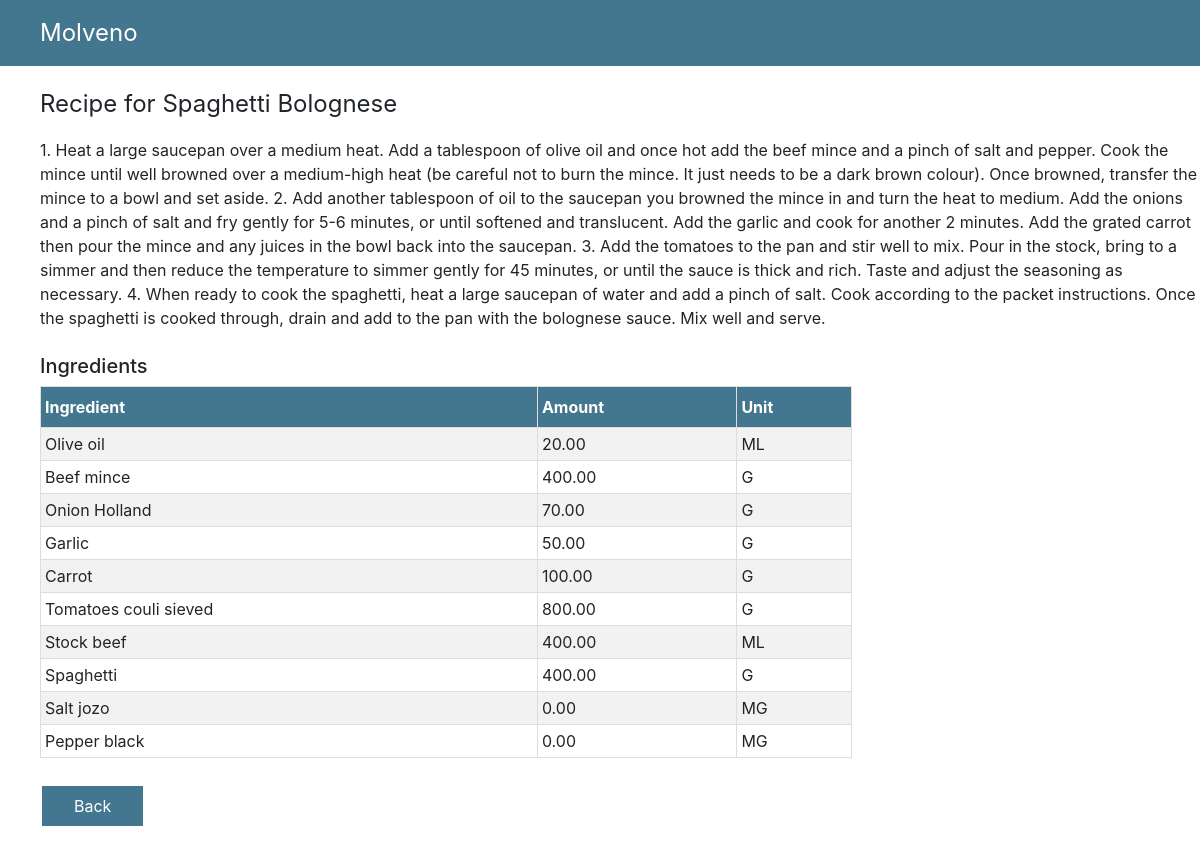
The app's page /orders/orders/recipe/2/ with its own data.
### restaurant/models.py (models this page shows, shortened)
class MenuItem(models.Model):
    name = models.CharField(max_length=128)
    description = models.CharField(max_length=2000, blank = True)
    menu_item_type = models.ForeignKey('MenuItemType',
                                       on_delete=models.PROTECT)
    course_type = models.ForeignKey('CourseType',
                                    on_delete=models.PROTECT)
    recipe = models.TextField(blank = True)
    def _get_uplift(self):
        if self.course_type.course_type == 'Drink':
            value = 1.90
        else:
            value = 1.65
        return value
    uplift = property(_get_uplift)
    def _get_suggested_selling_price(self):
        r = 0
        allingredients = Ingredient.objects.filter(
            menu_item__in=MenuItem.objects.filter(name=self.name))
        for item in allingredients:
            if item.unit == 'KG' or item.unit == 'L' or item.unit == 'PCS':
                r += ((item.ingredient.price / item.ingredient.container_amount) * item.amount)
            if item.unit == 'G' or item.unit == 'ML':
                r += ((item.ingredient.price / item.ingredient.container_amount) * item.amount/1000)
            else:
                r += ((item.ingredient.price / item.ingredient.container_amount) * item.amount/1000000)
        return round(Decimal((float(r)*self.uplift)), 2)
    suggested_selling_price = property(_get_suggested_selling_price)

class Ingredient(models.Model):
    menu_item = models.ForeignKey(MenuItem, on_delete=models.CASCADE)
    ingredient = models.ForeignKey(Inventory, on_delete=models.PROTECT)
    UNIT_CHOICES = (
        ('MG', 'Milligram'),
        ('G', 'Gram'),
        ('KG', 'Kilogram'),
        ('ML', 'Milliliter'),
        ('L', 'Liter'),
        ('PCS', 'Pieces'),
    )
    unit = models.CharField(
        max_length=200,
        choices=UNIT_CHOICES,
        default='G'
    )
    amount = models.DecimalField(max_digits=5, decimal_places=2)

class Inventory(models.Model):
    description = models.CharField(max_length=200)
    brand = models.CharField(max_length=200)
    supplier = models.ForeignKey("Supplier", on_delete=models.PROTECT)
    article_number = models.IntegerField(default=0)
    UNIT_CHOICES = (
        ('KG', 'Kilogram'),
        ('PCS', 'Pieces'),
        ('LTR', 'Liter'),
    )
    unit = models.CharField(
        max_length=200,
        choices=UNIT_CHOICES,
        default='KG'
    )
    container_amount = models.DecimalField(
        max_digits=5, decimal_places=2
    )
    price = models.DecimalField(
        max_digits=5, decimal_places=2
    )
    minimum_quantity = models.DecimalField(
        default=0, max_digits=5, decimal_places=2
    )
    current_stock = models.DecimalField(
        default=0, max_digits=5, decimal_places=2
    )
    order_quantity = models.IntegerField(default=0)
    def _get_unit_price(self):
        if self.price and self.container_amount:
            return round((self.price / self.container_amount), 2)
    unit_price = property(_get_unit_price)
    def _get_stock_value(self):
        if self.current_stock and self.price and self.container_amount:
            return round((self.current_stock * (self.price / self.container_amount)), 2)
    stock_value = property(_get_stock_value)
    class Meta:
        verbose_name = "Inventory Item"
        verbose_name_plural = "Inventory"

### orders/views.py (the view)
# urls.py: path('orders/recipe/<int:pk>/', views.OrderRecipe.as_view(), name='recipe'),
class OrderRecipe(TemplateView):
    template_name = 'orders/orderrecipe.html'
    def get_ingredients(self):
        recipe_ingredients = Ingredient.objects.filter(menu_item__in=MenuItem.objects.filter(id = self.kwargs['pk']))
        return recipe_ingredients
    def get_recipe(self):
        recipe = Order.objects.filter(menu_item__in=MenuItem.objects.filter(id = self.kwargs['pk']))
        return recipe[0].menu_item.recipe
    def get_menu_item(self):
        orders = Order.objects.filter(menu_item__in=MenuItem.objects.filter(id = self.kwargs['pk']))
        return orders[0].menu_item.name
    def get_context_data(self, **kwargs):
        context = super().get_context_data(**kwargs)
        context['recipe'] = self.get_recipe()
        context['menuitem'] = self.get_menu_item()
        context['ingredients'] = self.get_ingredients()
        return context

### orders/templates/orders/orderrecipe.html
{% extends 'orders/base.html' %}
{% block header-text-left %}
Molveno
{% endblock %}
{% block page-title %}
Recipe for {{menuitem}}
{% endblock %}
{% block content %}
{{recipe}}<br><br>
<h5>Ingredients</h5>
<table id="orderstable">
  <tr>
    <th>Ingredient</th>
    <th>Amount</th>
    <th>Unit</th>
  </tr>
  {% for x in ingredients %}
  <tr>
    <td> {{ x.ingredient.description }}</td>
    <td> {{ x.amount }}</td>
    <td> {{ x.unit }}</td>
  </tr>
  {% endfor %}
</table><br>
<p>
  <input type="button" value="Back" id="backbutton" OnClick="history.go(-1);return true;">
</p>
{% endblock %}

### orders/static/orders/style/style.css (style rules this page uses)
#orderstable { border-collapse: collapse; width: 70%; }
#orderstable td, #orderstable th { border: 1px solid #ddd; padding: 4px; }
#orderstable tr:nth-child(even) { background-color: #f2f2f2; }
#orderstable th { padding-top: 8px; padding-bottom: 8px; text-align: left; background-color: #43768F; color: white; }
#backbutton { background-color: #43768F; border: none; color: white; padding: 8px 32px; text-align: center; text-decoration: none; display: inline-block; font-size: 16px; margin: 4px 2px; cursor: pointer; }

### records on screen
MenuItem: name "Spaghetti Bolognese", recipe "1. Heat a large saucepan over a medium heat. Add a tablespoon of olive oil and once hot add the beef mince and a pinch of salt and pepper. Cook the mince until well browned over a medium-high heat (be careful not to burn the mince. It just needs to be a dark brown colour). Once browned, transfer the mince to a bowl and set aside. 2. Add another tablespoon of oil to the saucepan you browned the mince in and turn the heat to medium. Add the onions and a pinch of salt and fry gently for 5-6 minutes, or until softened and translucent. Add the garlic and cook for another 2 minutes. Add the grated carrot then pour the mince and any juices in the bowl back into the saucepan. 3. Add the tomatoes to…"
Ingredient: ingredient.description "Olive oil", amount "20.00", unit "ML"
Ingredient: ingredient.description "Beef mince", amount "400.00", unit "G"
Ingredient: ingredient.description "Onion Holland", amount "70.00", unit "G"
Ingredient: ingredient.description "Garlic", amount "50.00", unit "G"
Ingredient: ingredient.description "Carrot", amount "100.00", unit "G"
Ingredient: ingredient.description "Tomatoes couli sieved", amount "800.00", unit "G"
Ingredient: ingredient.description "Stock beef", amount "400.00", unit "ML"
Ingredient: ingredient.description "Spaghetti", amount "400.00", unit "G"
Ingredient: ingredient.description "Salt jozo", amount "0.00", unit "MG"
Ingredient: ingredient.description "Pepper black", amount "0.00", unit "MG"
